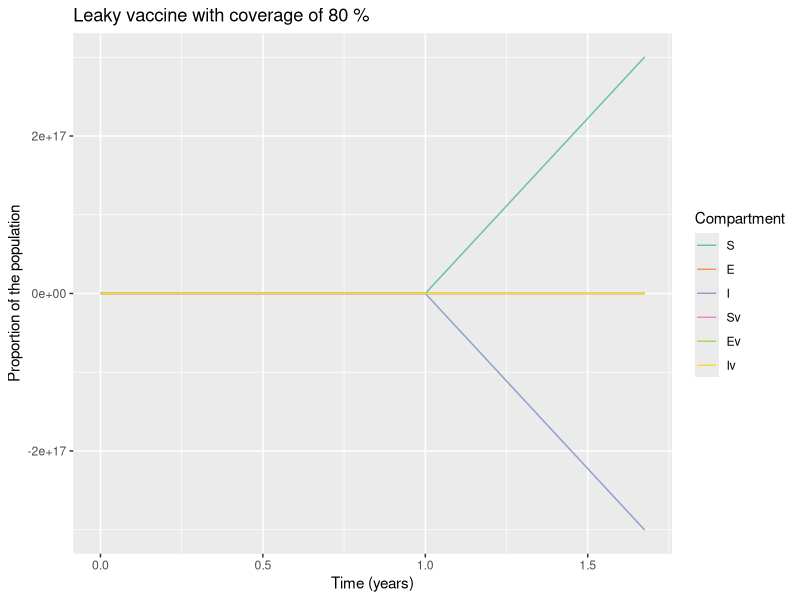

Here is the R script that generated this plot:
# LOAD THE PACKAGES:123
library(deSolve)
library(reshape2)
library(ggplot2)

# MODEL INPUTS:

initial_state_values <- c(S = 1000000-1,
                          E = 1,        
                          I = 0,        
                          Sv = 0,      
                          Ev = 0,
                          Iv = 0)      

# Parameters
parameters <- c(beta = 0.0276*365,     # the infection rate in units of years^-1
                delta = 0.0164*365,     # the latency period in units of years^-1
                c_s = 0.2,       # the reduction in the force of infection
                # acting on those vaccinated
                c_i = 0.4,# the reduction in the infectivity of vaccinated infected people  
                u = 1/2,#death rate in units of years^-1
                a = 1/(7*365), #cull due to infection in units of years^-1
                b = 1/2, #birth rate in units of years^-1
                vc = 0.8) # vaccine coverage    

# TIMESTEPS:

# Sequence of timesteps to solve the model at
times <- seq(from = 0, to = 200, by =1)#from 0 to 20 years, daily intervalS
# MODEL FUNCTION: 

vaccine_model <- function(time, state, parameters) {  
  
  with(as.list(c(state, parameters)), {    
    
    # Defining lambda as a function of beta and E:
    N <- S + E + I + Sv + Ev + Iv
    lambda <- beta * I/N + c_i * beta * Iv/N 
    # the Ev compartment gets c_i times less infected than the E compartment
   
    
    # The differential equations
    dS <- -lambda * S - u * S + b * N - vc * S           
    dE <- lambda * S - delta * E - u * E 
    dI <- delta * E - a * I - u * I  
    dSv <- -c_s * lambda * Sv - u * Sv + vc * S              
    dEv <- c_s * lambda * Sv - delta * Ev - u * Ev
    dIv <- delta * Ev - a * Iv - u * Iv
    
    return(list(c(dS, dI, dE, dSv, dIv,dEv))) 
  })
  
}

# MODEL OUTPUT:

# Solving the differential equations using the ode integration algorithm
output <- as.data.frame(ode(y = initial_state_values, 
                            times = times, 
                            func = vaccine_model,
                            parms = parameters))

# PLOT THE OUTPUT

# turn output dataset into long format
output_long <- melt(as.data.frame(output), id = "time")

# Adding a column for the prevalence proportion to the long-format output
output_long$prevalence <- output_long$value/sum(initial_state_values)

# Plot the number in each compartment over time
ggplot(data = output_long,                                               
       aes(x = time, y = prevalence, colour = variable, group = variable)) +  
  geom_line() +                                                          
  xlab("Time (years)")+                                                   
  ylab("Proportion of the population") +
  labs(title = paste("Leaky vaccine with coverage of", 80, "%"), 
       colour = "Compartment") +
  scale_colour_brewer(palette = "Set2")
